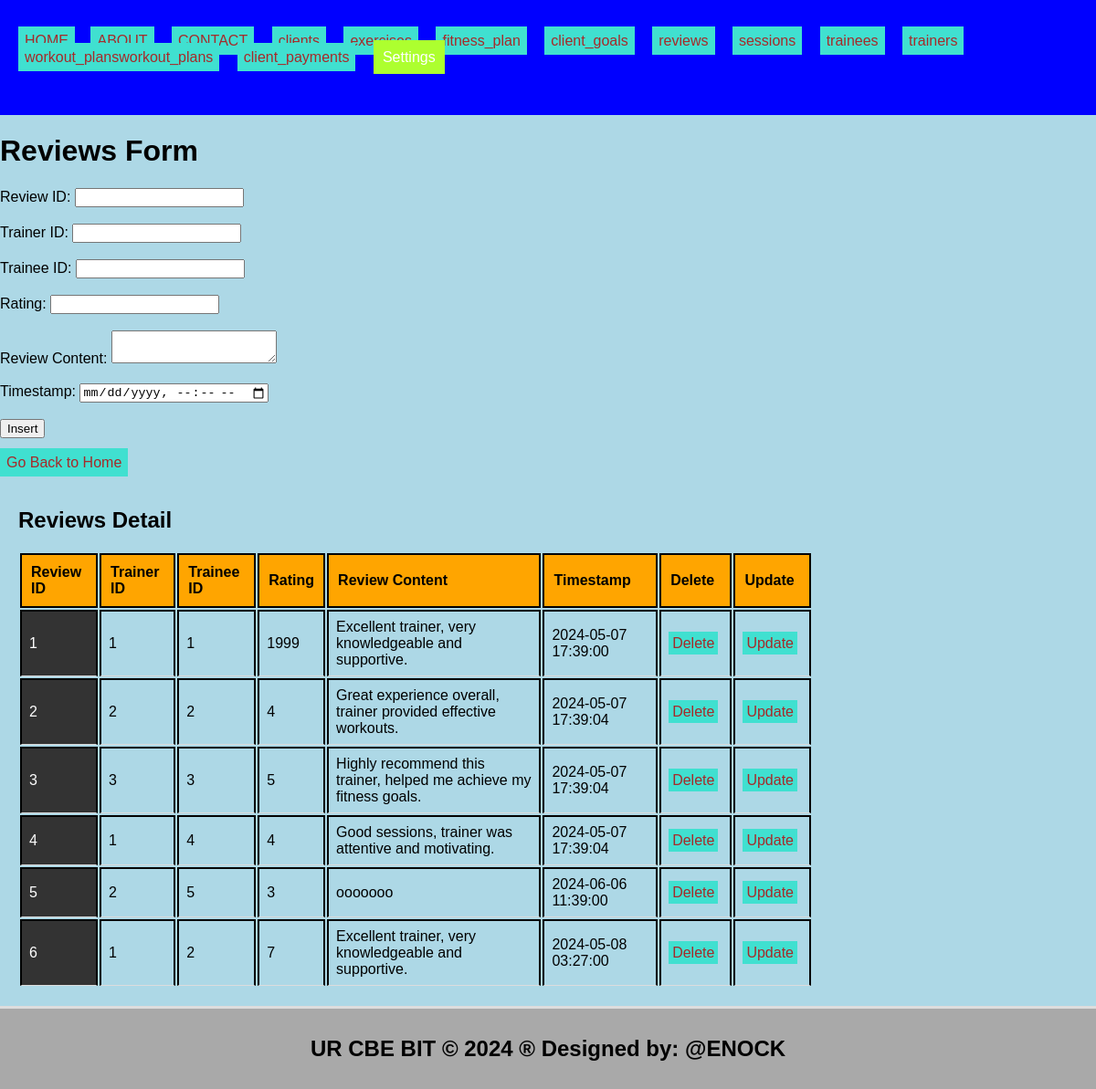
Screenshot of /reviews.php with the database file from the repository.
### tables this page shows
CREATE TABLE `reviews` (
  `review_id` int(11) NOT NULL,
  `trainer_id` int(11) DEFAULT NULL,
  `trainee_id` int(11) DEFAULT NULL,
  `rating` int(11) DEFAULT NULL,
  `review_content` text DEFAULT NULL,
  `timestamp` timestamp NOT NULL DEFAULT current_timestamp()
);

### reviews.php (the view, shortened to what this page needs)
<!DOCTYPE html>
<html lang="en">
<head>
  <link rel="stylesheet" type="text/css" href="style.css">
</head>
<body style="background-color: lightblue;">
  <header>
    <ul style="list-style-type: none; padding: 0;">
      <li style="display: inline; margin-right: 10px;">
           <ul style="list-style-type: none; padding: 0;">
    </li>
    <li style="display: inline; margin-right: 8px;"><a href="./home.html">HOME</a></li>
    <li style="display: inline; margin-right: 10px;"><a href="./about.html">ABOUT</a></li>
    <li style="display: inline; margin-right: 10px;"><a href="./contact.html">CONTACT</a></li>
    <li style="display: inline; margin-right: 10px;"><a href="./clients.php">clients</a></li>
    <li style="display: inline; margin-right: 10px;"><a href="./exercises.php">exercises</a></li>
    <li style="display: inline; margin-right: 10px;"><a href="./fitness_plan.php">fitness_plan</a></li>
    <li style="display: inline; margin-right: 10px;"><a href="./client_goals.php">client_goals</a></li>
    <li style="display: inline; margin-right: 10px;"><a href="./reviews.php"> reviews</a></li>
    <li style="display: inline; margin-right: 10px;"><a href="./sessions.php">sessions</a></li>
    <li style="display: inline; margin-right: 10px;"><a href="./trainees.php">trainees</a></li>
    <li style="display: inline; margin-right: 10px;"><a href="./trainers.php">trainers</a></li>
    <li style="display: inline; margin-right: 10px;"><a href="./workout_plans.php">workout_plansworkout_plans</a></li>
    <li style="display: inline; margin-right: 10px;"><a href="./client_payments.php">client_payments</a></li>
      <li class="dropdown" style="display: inline; margin-right: 10px;">
      <a href="#" style="padding: 10px; color: white; background-color: greenyellow; text-decoration: none; margin-right: 15px;">Settings</a>
    </li>
    </ul>
  </header>
<body style="background-color: yellowgreen;">
  <h1>Reviews Form</h1>
  <form method="post" onsubmit="return confirmInsert();">
    <label for="review_id">Review ID:</label>
    <input type="number" id="review_id" name="review_id" required><br><br>
    <label for="trainer_id">Trainer ID:</label>
    <input type="number" id="trainer_id" name="trainer_id" required><br><br>
    <label for="trainee_id">Trainee ID:</label>
    <input type="number" id="trainee_id" name="trainee_id" required><br><br>
    <label for="rating">Rating:</label>
    <input type="number" id="rating" name="rating" required><br><br>
    <label for="review_content">Review Content:</label>
    <textarea id="review_content" name="review_content" required></textarea><br><br>
    <label for="timestamp">Timestamp:</label>
    <input type="datetime-local" id="timestamp" name="timestamp" required><br><br>
    <input type="submit" name="add" value="Insert"><br><br>
    <a href="./home.html">Go Back to Home</a>
  </form>
  <?php
  include('database_connection.php');
  ?>
  <section>
    <h2>Reviews Detail</h2>
    <table>
      <tr>
        <th>Review ID</th>
        <th>Trainer ID</th>
        <th>Trainee ID</th>
        <th>Rating</th>
        <th>Review Content</th>
        <th>Timestamp</th>
        <th>Delete</th>
        <th>Update</th>
      </tr>
      <?php
      $sql = "SELECT * FROM reviews";
      $result = $connection->query($sql);
      if ($result->num_rows > 0) {
        while ($row = $result->fetch_assoc()) {
          echo "<tr>
                  <td>{$row['review_id']}</td>
                  <td>{$row['trainer_id']}</td>
                  <td>{$row['trainee_id']}</td>
                  <td>{$row['rating']}</td>
                  <td>{$row['review_content']}</td>
                  <td>{$row['timestamp']}</td>
                  <td><a style='padding:4px' href='delete_reviews.php?review_id={$row['review_id']}'>Delete</a></td>
                  <td><a style='padding:4px' href='update_reviews.php?review_id={$row['review_id']}'>Update</a></td>
                </tr>";
        }
      } else {
        echo "<tr><td colspan='8'>No data found</td></tr>";
      }
      ?>
    </table>
  </section>
  <footer>
    <h2>UR CBE BIT &copy; 2024 &reg; Designed by: @ENOCK</h2>
  </footer>
</body>
</html>

### style.css (style rules this page uses)
body { font-family: Arial, sans-serif; margin: 0; padding: 0; }
.dropdown { position: relative; display: inline; margin-right: 10px; }
body { font-family: Arial,sans-serif; margin:0; padding:0; }
header { background-color:blue; padding: 20px; }
.dropdown { position: right; display:right; direction:rtl; }
section { padding:28px; border-bottom: 1px solid #ddd; }
footer { text-align: center; padding: 15px; background-color:blue; }

### reviews.php (style rules this page uses)
a:link { color: #0066cc; text-decoration: none; }
a { padding: 7px; color: white; background-color: turquoise; text-decoration: none; margin-right: 5px; }
a:link { color: brown; }
th, td { border: 2px solid black; padding: 10px; text-align: left; }
th { background-color: orange; }
section { padding: 20px; border-bottom: 3px solid #ddd; }
footer { text-align: center; padding: 10px; background-color: darkgray; }

### rows the page displays
reviews: review_id "1", trainer "1", trainee "1", rating "1999", review_content "Excellent trainer, very knowledgeable and supportive.", timestamp "2024-05-07 17:39:00"
reviews: review_id "2", trainer "2", trainee "2", rating "4", review_content "Great experience overall, trainer provided effective workouts.", timestamp "2024-05-07 17:39:04"
reviews: review_id "3", trainer "3", trainee "3", rating "5", review_content "Highly recommend this trainer, helped me achieve my fitness goals.", timestamp "2024-05-07 17:39:04"
reviews: review_id "4", trainer "1", trainee "4", rating "4", review_content "Good sessions, trainer was attentive and motivating.", timestamp "2024-05-07 17:39:04"
reviews: review_id "5", trainer "2", trainee "5", rating "3", review_content "ooooooo", timestamp "2024-06-06 11:39:00"
reviews: review_id "6", trainer "1", trainee "2", rating "7", review_content "Excellent trainer, very knowledgeable and supportive.", timestamp "2024-05-08 03:27:00"
